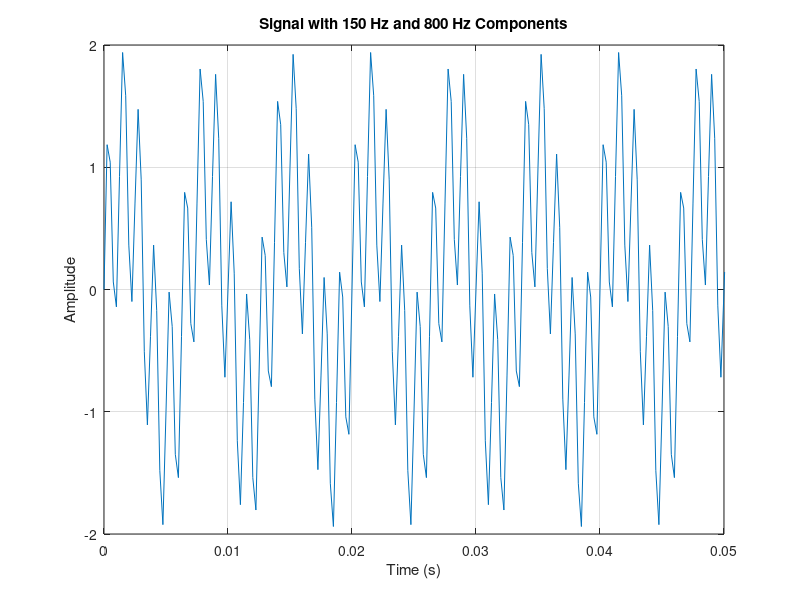
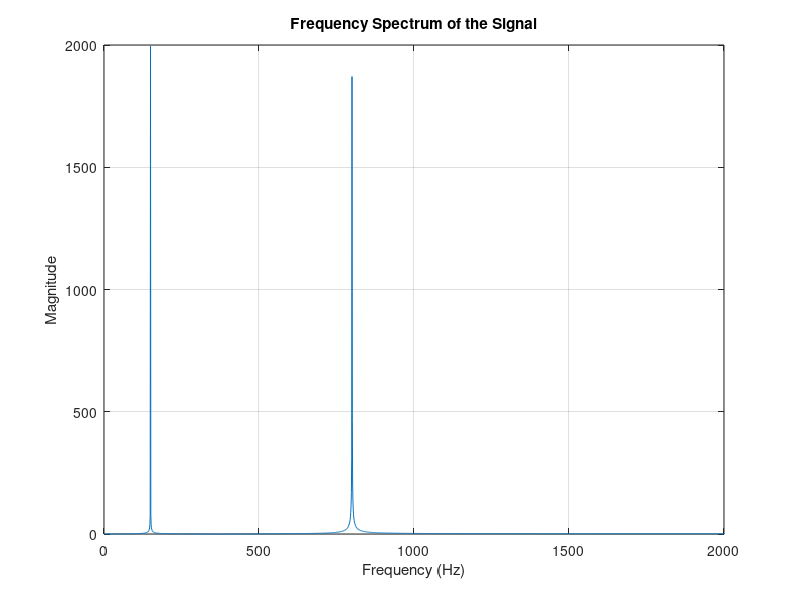

Recreate these plots in MATLAB, in order.
clc;
clear;
close all;
% Parameters
fs = 4000;      % Sampling frequency (Hz)
T = 1;          % Duration of the signal (seconds)
t = 0:1/fs:T;   % Time vector
% Frequencies of the signal components
f1 = 150;       % Frequency component 1 (Hz)
f2 = 800;       % Frequency component 2 (Hz)
% Generate the signal
x = sin(2 * pi * f1 * t) + sin(2 * pi * f2 * t);
% Plot the signal in the time domain
figure;
plot(t, x);
xlabel('Time (s)');
ylabel('Amplitude');
title('Signal with 150 Hz and 800 Hz Components');
grid on;
xlim([0 0.05]);  % Zoom in for better visualization of waveform
% Frequency Spectrum
X = abs(fft(x));                 % Compute FFT
f = linspace(0, fs, length(X));  % Frequency vector
figure;
plot(f, X);
xlabel('Frequency (Hz)');
ylabel('Magnitude');
title('Frequency Spectrum of the Signal');
grid on;
xlim([0 fs/2]);  % Show only positive frequencies
 